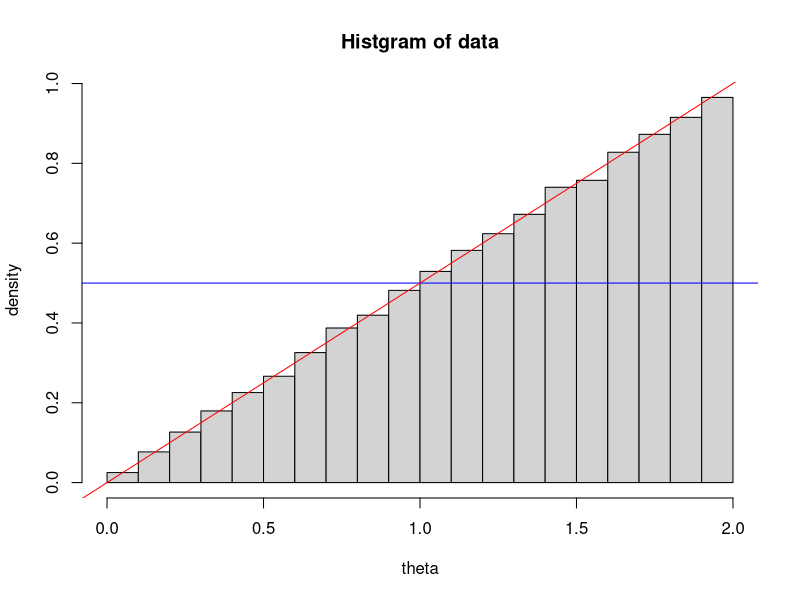

Source code (R):
# 間接法

n <- 100000
theta <- runif(n, min=0, max=2)
weight <- theta/sum(theta)
theta.star <- sample(theta, n, replace=TRUE, prob=weight)

hist(theta.star, breaks=seq(0, 2, 1/10),
main="Histgram of data", xlab="theta", ylab="density", freq=FALSE)
abline(h=1/2, col="blue") 
abline(0, 1/2, col="red") 
